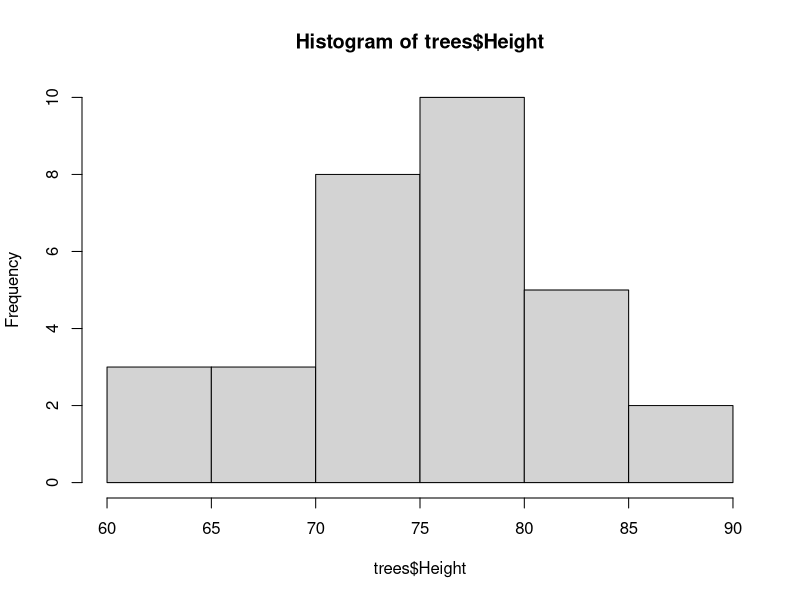
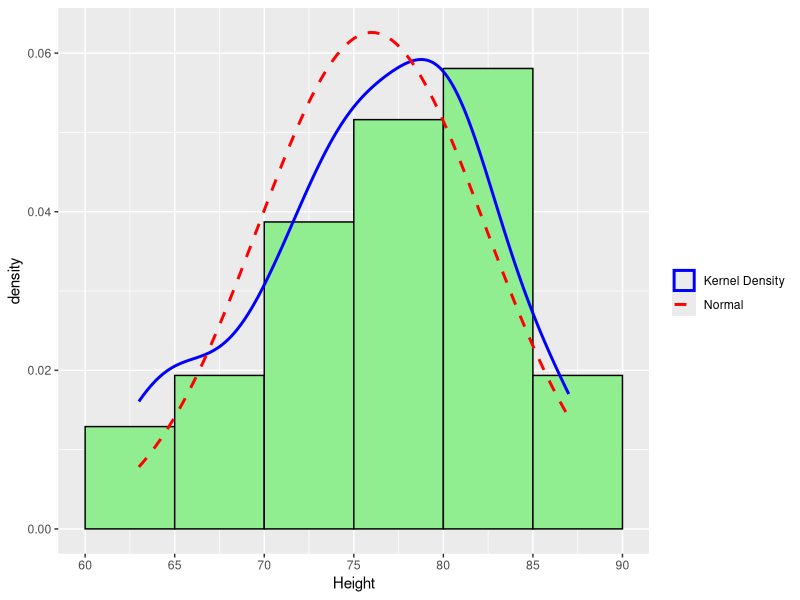
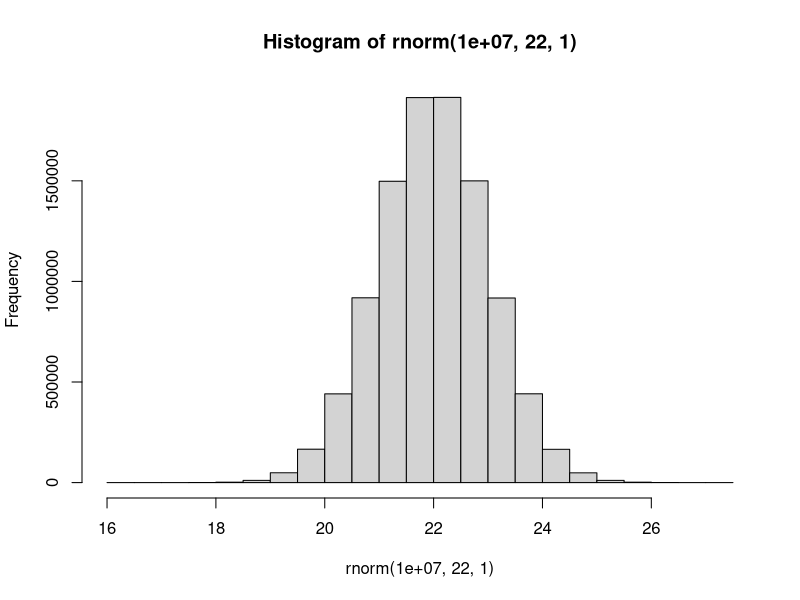
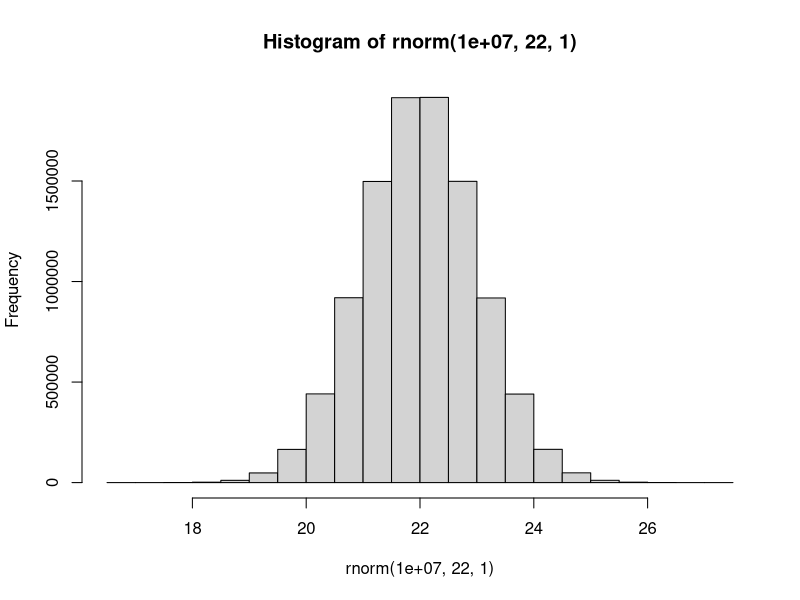
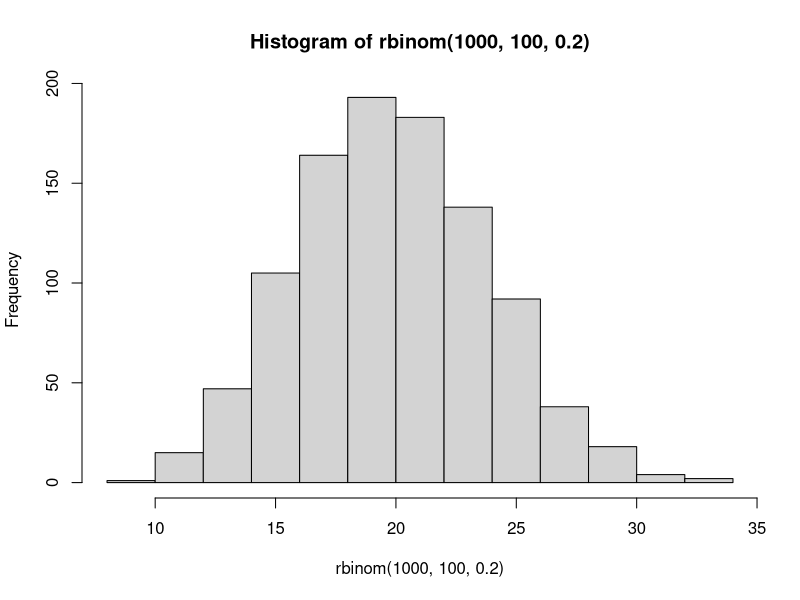

These charts were generated, in order, by the following R code: (Note: this script raises an error after producing the figures.)
#Sathwik's R Script
library(ggplot2)
data(trees)
head(trees)

mean(trees$Girth)


hist(trees$Height)

ggplot(trees, aes(x = Height)) + 
  stat_bin(breaks = seq(60, 90, by = 5),aes(y=after_stat(density)), 
           colour = "black",fill = "lightgreen",closed = "left") + 
  scale_x_continuous(breaks = seq(60, 90, by = 5)) + 
  geom_density(aes(color="Kernel Density"),linewidth=1) + # Add kernel density
  geom_function(fun = dnorm, args = list(mean = mean(trees$Height), 
                                         sd = sd(trees$Height)),aes(color="Normal"),linetype="dashed",linewidth=1) + 
  scale_color_manual(name="",values=c("blue","red"))# Add normal density 

trees$Height

help(rnorm)
hist(rnorm(10000000,22,1))

hist(rnorm(10000000,22,1))

help(rbinom)
hist(rbinom(1000,100,0.2))
rbinom(1000,100,0.2)

dnorm()


x=seq(-2,2,1)
y=dbinom(x,0,1)

ggplot()+geom_line(aes(x,y))

y=pnorm(x,0,1)
ggplot()+geom_line(aes(x,y))


x=seq(0,1,0.1)
y=pnorm(x,100,)
ggplot()+geom_line(aes(x,y))

x<-seqx



library(ggplot2)
# two-sided
rejection2 <- function(n,d=10) {
  results <- data.frame(
    x=seq(0,n),
    y=dbinom(seq(0,n),n,.5),
    keep=sapply(seq(0,n),
                function(x) 
                  (x<qbinom(.025,n,.5)) | (x>qbinom(.975,n,.5))))
  ggplot(
    data=results,aes(x=x,y=y,fill=keep))+ 
    geom_bar(stat="identity")+
    scale_x_continuous(breaks=seq(0,n,d))+
    ggtitle("Two sided rejection region at alpha=.05")
  
}

rejection1 <-function(n,d=10) {
  results <- data.frame(
    x=seq(0,n),
    y=dbinom(seq(0,n),n,.5),
    keep=sapply(seq(0,n),function(x) (x>qbinom(.95,n,.5))))
  ggplot(data=results,aes(x=x,y=y,fill=keep))+
    geom_bar(stat="identity")+
    scale_x_continuous(breaks=seq(0,n,d))+
    ggtitle("One sided rejection region at alpha=.05")
}

rejection2(100)


results <- data.frame(
  x=seq(0,100),
  y=dbinom(seq(0,100),100,.5),
  keep=sapply(seq(0,100),
              function(x) 
                (x<qbinom(.025,100,.5)) | (x>qbinom(.975,100,.5))))
ggplot(
  data=results,aes(x=x,y=y,fill=keep))+ 
  geom_bar(stat="identity")+
  scale_x_continuous(breaks=seq(0,100,d))


results



x=seq(0,100)
x
